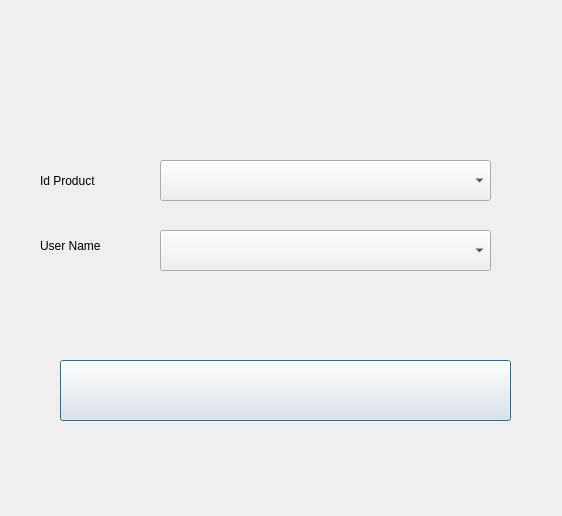
<?xml version="1.0" encoding="UTF-8"?>
<ui version="4.0">
 <class>LendProduct</class>
 <widget class="QDialog" name="LendProduct">
  <property name="geometry">
   <rect>
    <x>0</x>
    <y>0</y>
    <width>562</width>
    <height>516</height>
   </rect>
  </property>
  <property name="windowTitle">
   <string>Dialog</string>
  </property>
  <widget class="QLabel" name="test">
   <property name="geometry">
    <rect>
     <x>40</x>
     <y>160</y>
     <width>91</width>
     <height>41</height>
    </rect>
   </property>
   <property name="text">
    <string>Id Product</string>
   </property>
  </widget>
  <widget class="QComboBox" name="username">
   <property name="geometry">
    <rect>
     <x>160</x>
     <y>230</y>
     <width>331</width>
     <height>41</height>
    </rect>
   </property>
  </widget>
  <widget class="QPushButton" name="lend">
   <property name="geometry">
    <rect>
     <x>60</x>
     <y>360</y>
     <width>451</width>
     <height>61</height>
    </rect>
   </property>
   <property name="text">
    <string/>
   </property>
  </widget>
  <widget class="QLabel" name="label">
   <property name="geometry">
    <rect>
     <x>40</x>
     <y>230</y>
     <width>171</width>
     <height>31</height>
    </rect>
   </property>
   <property name="text">
    <string>User Name</string>
   </property>
  </widget>
  <widget class="QComboBox" name="productid">
   <property name="geometry">
    <rect>
     <x>160</x>
     <y>160</y>
     <width>331</width>
     <height>41</height>
    </rect>
   </property>
  </widget>
 </widget>
 <resources/>
 <connections/>
</ui>
